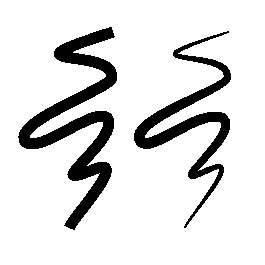
#> input picture OpenCV_lineDetection/testx.png, 265 x 265 px
$ python image_line_detect.py
#> lines starting #> are read from the running program, lines starting #| are printed output that depends on the picture; after the words box and inside, x2 and y2 are one past the last pixel; in counts of white or black regions, pixels touching at a corner belong together
#Import Libraries

import cv2
import numpy as np


img = cv2.imread('testx.png', cv2.IMREAD_COLOR)
#> img is the input picture: shape (265, 265, 3); 87% white; 2 black regions, box (x1, y1, x2, y2) and area: (18, 27, 117, 230) 5517, (134, 31, 231, 228) 3624
gray = cv2.cvtColor(img, cv2.COLOR_BGR2GRAY)

edges = cv2.Canny(gray,150,200,apertureSize = 3)
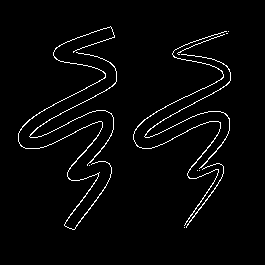
#> edges: shape (265, 265); 2.8% white in thin lines or dots, all inside (x1, y1, x2, y2) = (18, 26, 231, 230)
lines = cv2.HoughLinesP(edges, cv2.HOUGH_PROBABILISTIC, np.pi/180, 30, minLineLength=30, maxLineGap=2)
#> lines = 20 rows, first 6: [46, 121, 106, 90], [172, 138, 206, 122], [156, 111, 221, 79], [154, 125, 227, 84], [148, 137, 201, 113], [44, 109, 104, 78]

for x in range(0, len(lines)):
    for x1,y1,x2,y2 in lines[x]:
        #cv2.line(inputImage,(x1,y1),(x2,y2),(0,128,0),2, cv2.LINE_AA)
        pts = np.array([[x1, y1 ], [x2 , y2]], np.int32)
        cv2.polylines(img, [pts], True, (0,255,0))
#> this loop made 20 passes
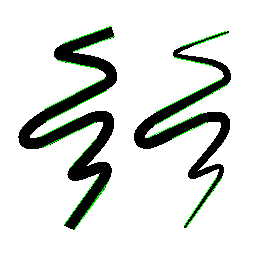
#> img: shape (265, 265, 3); 1.34% of pixels changed, all inside (x1, y1, x2, y2) = (40, 26, 228, 230)


cv2.imshow("Result Image", img)
